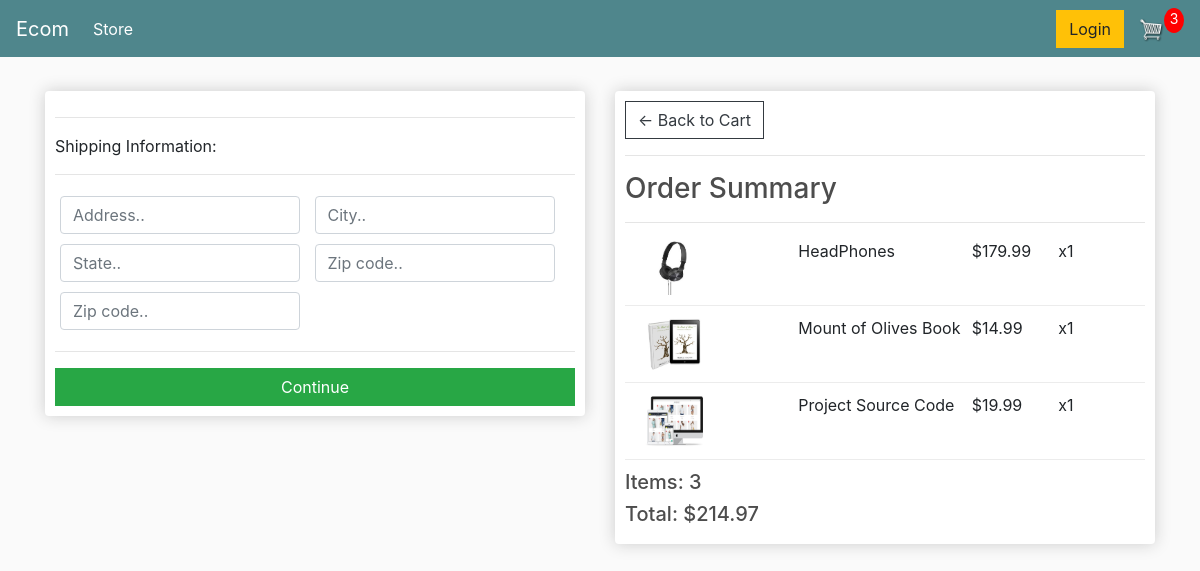
Page /checkout (signed in) on the committed database.
### store/models.py (models this page shows, shortened)
class OrderItem(models.Model):
    product = models.ForeignKey(Product, on_delete=models.SET_NULL, blank=True, null=True)
    order = models.ForeignKey(Order, on_delete=models.SET_NULL, blank=True, null=True)
    quantity = models.IntegerField(default=0, null=True, blank=True)
    date_added = models.DateTimeField(auto_now_add=True)
    @property
    def get_total(self):
        total = self.product.price * self.quantity
        return total

class Product(models.Model):
    name = models.CharField(max_length=200, null=True)
    price = models.DecimalField(max_digits=7, decimal_places=2)
    digital = models.BooleanField(default=False, null=True, blank=False)
    image = models.ImageField(null=True, blank=True)
    @property
    def imageURL(self):
        try:
            url = self.image.url
        except:
            url = ''
        return url

class Order(models.Model):
    custromer = models.ForeignKey(Custromer, on_delete=models.SET_NULL, blank=True, null=True)
    date_order = models.DateTimeField(auto_now_add=True)
    complete = models.BooleanField(default=False, null=True, blank=False)
    transaction_id = models.CharField(max_length=200, null=True)
    @property
    def shipping(self):
        shipping = False
        orderitems = self.orderitem_set.all()
        for i in orderitems:
            if i.product.digital == False:
                shipping = True
        return shipping
    @property
    def get_cart_total(self):
        orderitems = self.orderitem_set.all()
        total = sum([item.get_total for item in orderitems])
        return total
    @property
    def get_cart_items(self):
        orderitems = self.orderitem_set.all()
        total = sum([item.quantity for item in orderitems])
        return total

### store/views.py (the view)
# urls.py: path('checkout', views.checkout, name='checkout'),
def checkout(request):
    data = cartData(request)
    cartItem = data['cartItems']
    order = data['order']
    items = data['items']
    context = {"items":items, 'order':order, 'cartItem':cartItem}
    return render(request, 'store/checkout.html', context)

### store/utils.py (called while the page is built)
def cartData(request):
    if request.user.is_authenticated:
        customer = request.user.custromer
        order, created = Order.objects.get_or_create(custromer=customer, complete=False)
        items = order.orderitem_set.all()
        cartItem = order.get_cart_items
    else:
        cookiData = cookieCart(request)
        cartItem = cookiData['cartItems']
        order = cookiData['order']
        items = cookiData['items']
    return {'cartItems':cartItem, 'order':order, 'items':items}

### store/templates/store/checkout.html (shortened to what this page needs)
{% extends 'store/main.html' %}
{% load static %}
{% block content %}
    <div class="row">
		<div class="col-lg-6">
			<div class="box-element" id="form-wrapper">
				<form id="form">
					<div id="shipping-info">
						<hr>
						<p>Shipping Information:</p>
						<hr>
						<div class="form-field">
							<input class="form-control" type="text" name="address" placeholder="Address..">
						</div>
						<div class="form-field">
							<input class="form-control" type="text" name="city" placeholder="City..">
						</div>
						<div class="form-field">
							<input class="form-control" type="text" name="state" placeholder="State..">
						</div>
						<div class="form-field">
							<input class="form-control" type="text" name="zipcode" placeholder="Zip code..">
						</div>
						<div class="form-field">
							<input class="form-control" type="text" name="country" placeholder="Zip code..">
						</div>
					</div>
					<hr>
					<input id="form-button" class="btn btn-success btn-block" type="submit" value="Continue">
				</form>
			</div>
			<br>
		</div>
		<div class="col-lg-6">
			<div class="box-element">
				<a  class="btn btn-outline-dark" href="{% url 'cart' %}">&#x2190; Back to Cart</a>
				<hr>
				<h3>Order Summary</h3>
				<hr>
				{% for item in items %}
				<div class="cart-row">
					<div style="flex:2"><img class="row-image" src="{{item.product.imageURL}}"></div>
					<div style="flex:2"><p>{{item.product.name}}</p></div>
					<div style="flex:1"><p>${{item.product.price|floatformat:2}}</p></div>
					<div style="flex:1"><p>x{{item.quantity}}</p></div>
				</div>
				{% endfor %}
				<h5>Items:   {{order.get_cart_items}}</h5>
				<h5>Total:   ${{order.get_cart_total|floatformat:2}}</h5>
			</div>
		</div>
	</div>
{% endblock content %}

### static/css/main.css (style rules this page uses)
body { background-color: hsl(0, 0%, 98%); }
h1, h2, h3, h4, h5, h6 { color: hsl(0, 0%, 30%); }
.box-element { box-shadow: hsl(0, 0%, 80%) 0 0 16px; background-color: #fff; border-radius: 4px; padding: 10px; }
.col-lg-4, .col-lg-6, .col-lg-8, .col-lg-12 { margin-top: 10px; }
.btn { border-radius: 0; }
.row-image { width: 100px; }
.form-field { width: 250px; display: inline-block; padding: 5px; }
.cart-row { display: flex; align-items: flex-stretch; padding-bottom: 10px; margin-bottom: 10px; border-bottom: 1px solid #ececec; }

### rows in the picture
OrderItem: product.imageURL (picture), product.name "HeadPhones", product.price "179.99", quantity "1"
OrderItem: product.imageURL (picture), product.name "Mount of Olives Book", product.price "14.99", quantity "1"
OrderItem: product.imageURL (picture), product.name "Project Source Code", product.price "19.99", quantity "1"
Order: get_cart_items "3", get_cart_total "214.97"

### other values in the picture
{{ cartItem }} "3"
